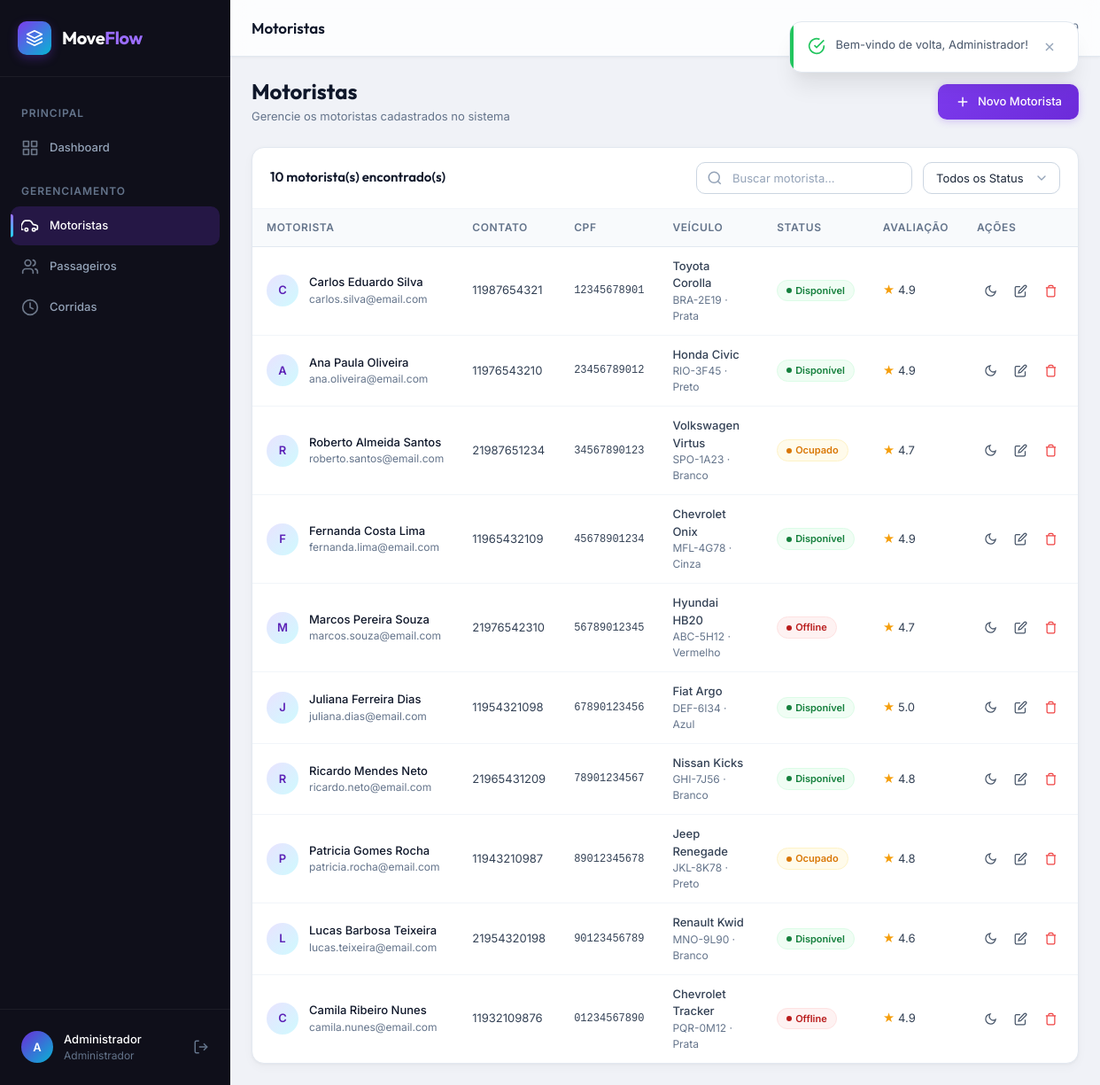
The page /public/drivers (signed in) on the database its author committed.
### tables this page shows
CREATE TABLE IF NOT EXISTS drivers (
    id INT AUTO_INCREMENT PRIMARY KEY,
    name VARCHAR(100) NOT NULL,
    email VARCHAR(150) NOT NULL UNIQUE,
    phone VARCHAR(20) NOT NULL,
    cpf VARCHAR(14) NOT NULL UNIQUE,
    cnh VARCHAR(20) NOT NULL,
    vehicle_plate VARCHAR(10) NOT NULL,
    vehicle_model VARCHAR(80) NOT NULL,
    vehicle_color VARCHAR(30) NOT NULL,
    status ENUM('available', 'busy', 'offline') NOT NULL DEFAULT 'available',
    rating DECIMAL(3,2) NOT NULL DEFAULT 5.00,
    created_at DATETIME NOT NULL DEFAULT CURRENT_TIMESTAMP,
    updated_at DATETIME NOT NULL DEFAULT CURRENT_TIMESTAMP ON UPDATE CURRENT_TIMESTAMP,
    INDEX idx_drivers_status (status),
    INDEX idx_drivers_cpf (cpf),
    INDEX idx_drivers_email (email)
);

### app/Controllers/DriverController.php (called while the page is built, shortened)
<?php
class DriverController extends Controller
{
    public function index(): void
    {
        $page = max(1, (int) ($this->input('page', 1)));
        $search = $this->input('search', '');
        $status = $this->input('status', '');
        $result = Driver::search($page, $search, $status);
        $this->view('drivers.index', [
            'pageTitle' => 'Motoristas',
            'drivers' => $result['data'],
            'pagination' => $result,
            'search' => $search,
            'status' => $status,
        ]);
    }
}

### app/Config/Routes.php (called while the page is built, shortened)
<?php
Router::dispatch();

### public/index.php (called while the page is built, shortened)
<?php
spl_autoload_register(function ($class) {
    $paths = [
        APP_PATH . '/Core/',
        APP_PATH . '/Config/',
        APP_PATH . '/Controllers/',
        APP_PATH . '/Models/',
        APP_PATH . '/Helpers/',
    ];
    foreach ($paths as $path) {
        $file = $path . $class . '.php';
        if (file_exists($file)) {
            return;
        }
    }
});
require_once APP_PATH . '/Config/Routes.php';

### app/Config/Database.php (called while the page is built, shortened)
<?php
class Database
{
    private static ?PDO $instance = null;
    public static function getInstance(): PDO
    {
        if (self::$instance === null) {
            $dsn = sprintf(
                'mysql:host=%s;port=%d;dbname=%s;charset=%s',
                self::HOST,
                self::PORT,
                self::DBNAME,
                self::CHARSET
            );
            try {
                self::$instance = new PDO($dsn, self::USERNAME, self::PASSWORD, [
                    PDO::ATTR_ERRMODE => PDO::ERRMODE_EXCEPTION,
                    PDO::ATTR_DEFAULT_FETCH_MODE => PDO::FETCH_ASSOC,
                    PDO::ATTR_EMULATE_PREPARES => false,
                    PDO::MYSQL_ATTR_INIT_COMMAND => "SET NAMES utf8mb4 COLLATE utf8mb4_unicode_ci",
                ]);
            } catch (PDOException $e) {
                error_log("Database connection failed: " . $e->getMessage());
                die('Erro de conexão com o banco de dados. Verifique as configurações.');
            }
        }
        return self::$instance;
    }
}

### app/Core/Model.php (called while the page is built, shortened)
<?php
class Model
{
    protected static string $table = '';
    protected static function db(): PDO
    {
        return Database::getInstance();
    }
    public static function paginate(int $page = 1, int $perPage = 15, string $orderBy = 'id', string $direction = 'DESC', array $conditions = [], string $search = '', array $searchFields = []): array
    {
        $direction = strtoupper($direction) === 'ASC' ? 'ASC' : 'DESC';
        $offset = ($page - 1) * $perPage;
        $params = [];
        $whereClauses = [];
        $whereSQL = !empty($whereClauses) ? ' WHERE ' . implode(' AND ', $whereClauses) : '';
        $countSQL = "SELECT COUNT(*) FROM " . static::$table . $whereSQL;
        $stmt = self::db()->prepare($countSQL);
        $stmt->execute($params);
        $total = (int) $stmt->fetchColumn();
        $sql = "SELECT * FROM " . static::$table . $whereSQL
            . " ORDER BY {$orderBy} {$direction}"
            . " LIMIT {$perPage} OFFSET {$offset}";
        $stmt = self::db()->prepare($sql);
        $stmt->execute($params);
        $records = $stmt->fetchAll(PDO::FETCH_ASSOC);
        return [
            'data' => $records,
            'total' => $total,
            'page' => $page,
            'per_page' => $perPage,
            'total_pages' => (int) ceil($total / $perPage),
        ];
    }
}

### app/Models/Driver.php (called while the page is built, shortened)
<?php
class Driver extends Model
{
    public static function search(int $page = 1, string $search = '', string $status = ''): array
    {
        $conditions = [];
        return self::paginate(
            $page,
            PER_PAGE,
            'created_at',
            'DESC',
            $conditions,
            $search,
            ['name', 'email', 'cpf', 'phone', 'vehicle_plate']
        );
    }
}

### app/Views/drivers/index.php (the view, shortened to what this page needs)
<div class="page-header">
    <div class="page-header-info">
        <h1>Motoristas</h1>
        <p>Gerencie os motoristas cadastrados no sistema</p>
    </div>
    <div class="page-header-actions">
        <a href="<?= APP_URL ?>/drivers/create" class="btn btn-primary">
            <svg width="18" height="18" viewBox="0 0 24 24" fill="none" stroke="currentColor" stroke-width="2"><line x1="12" y1="5" x2="12" y2="19"/><line x1="5" y1="12" x2="19" y2="12"/></svg>
            Novo Motorista
        </a>
    </div>
</div>
<div class="table-container" id="drivers-table">
    <div class="table-header">
        <h3><?= $pagination['total'] ?> motorista(s) encontrado(s)</h3>
        <div class="table-filters">
            <div class="form-search">
                <input type="text" class="form-control" id="driver-search" placeholder="Buscar motorista..." value="<?= htmlspecialchars($search) ?>">
            </div>
            <select class="form-control" id="driver-status-filter" style="width:auto">
                <option value="">Todos os Status</option>
            </select>
        </div>
    </div>
    <div class="table-wrapper">
        <table>
            <thead><tr>
                <th>Motorista</th><th>Contato</th><th>CPF</th><th>Veículo</th><th>Status</th><th>Avaliação</th><th>Ações</th>
            </tr></thead>
            <tbody>
            <?php if (empty($drivers)): ?>
                <tr><td colspan="7"><div class="empty-state"><div class="empty-state-icon"><svg viewBox="0 0 24 24" fill="none" stroke="currentColor" stroke-width="2"><path d="M17 21v-2a4 4 0 0 0-4-4H5a4 4 0 0 0-4 4v2"/><circle cx="9" cy="7" r="4"/></svg></div><h4>Nenhum motorista encontrado</h4><p>Cadastre um novo motorista ou ajuste os filtros de busca.</p></div></td></tr>
            <?php else: foreach ($drivers as $d): ?>
                <tr>
                    <td>
                        <div style="display:flex;align-items:center;gap:var(--space-3)">
                            <div style="width:36px;height:36px;border-radius:var(--radius-full);background:linear-gradient(135deg,var(--primary-100),var(--accent-100));display:flex;align-items:center;justify-content:center;font-weight:var(--font-semibold);color:var(--primary-700);font-size:var(--text-sm)"><?= strtoupper(substr($d['name'], 0, 1)) ?></div>
                            <div><div style="font-weight:var(--font-medium);color:var(--gray-900)"><?= htmlspecialchars($d['name']) ?></div><div style="font-size:var(--text-xs);color:var(--gray-500)"><?= htmlspecialchars($d['email']) ?></div></div>
                        </div>
                    </td>
                    <td><?= htmlspecialchars($d['phone']) ?></td>
                    <td style="font-family:var(--font-mono);font-size:var(--text-xs)"><?= htmlspecialchars($d['cpf']) ?></td>
                    <td><div style="font-weight:var(--font-medium)"><?= htmlspecialchars($d['vehicle_model']) ?></div><div style="font-size:var(--text-xs);color:var(--gray-500)"><?= htmlspecialchars($d['vehicle_plate']) ?> · <?= htmlspecialchars($d['vehicle_color']) ?></div></td>
                    <td><span class="badge badge-dot driver-status-badge <?= DRIVER_STATUS_CLASSES[$d['status']] ?? '' ?>"><span><?= DRIVER_STATUS_LABELS[$d['status']] ?? $d['status'] ?></span></span></td>
                    <td><span style="color:var(--warning-500)">★</span> <?= number_format($d['rating'] ?? 5, 1) ?></td>
                    <td>
                        <div class="table-actions">
                            <button class="btn btn-ghost btn-icon btn-sm toggle-status-btn" data-id="<?= $d['id'] ?>" title="Alternar Status"><svg width="16" height="16" viewBox="0 0 24 24" fill="none" stroke="currentColor" stroke-width="2"><path d="M21 12.79A9 9 0 1 1 11.21 3 7 7 0 0 0 21 12.79z"/></svg></button>
                            <a href="<?= APP_URL ?>/drivers/edit/<?= $d['id'] ?>" class="btn btn-ghost btn-icon btn-sm" title="Editar"><svg width="16" height="16" viewBox="0 0 24 24" fill="none" stroke="currentColor" stroke-width="2"><path d="M11 4H4a2 2 0 0 0-2 2v14a2 2 0 0 0 2 2h14a2 2 0 0 0 2-2v-7"/><path d="M18.5 2.5a2.121 2.121 0 0 1 3 3L12 15l-4 1 1-4 9.5-9.5z"/></svg></a>
                            <form method="POST" action="<?= APP_URL ?>/drivers/delete/<?= $d['id'] ?>" class="delete-form" data-name="<?= htmlspecialchars($d['name']) ?>" style="display:inline"><?= Session::csrfField() ?><button type="submit" class="btn btn-ghost btn-icon btn-sm" style="color:var(--danger-500)" title="Excluir"><svg width="16" height="16" viewBox="0 0 24 24" fill="none" stroke="currentColor" stroke-width="2"><polyline points="3 6 5 6 21 6"/><path d="M19 6v14a2 2 0 0 1-2 2H7a2 2 0 0 1-2-2V6m3 0V4a2 2 0 0 1 2-2h4a2 2 0 0 1 2 2v2"/></svg></button></form>
                        </div>
                    </td>
                </tr>
            <?php endforeach; endif; ?>
            </tbody>
        </table>
    </div>
</div>

### public/assets/css/variables.css (style rules this page uses)
:root { --primary-50: #f3f0ff; --primary-100: #e9e3ff; --primary-200: #d4c8ff; --primary-300: #b69eff; --primary-400: #9b6dff; --primary-500: #7c3aed; --primary-600: #6c2bd9; --primary-700: #5b21b6; --primary-800: #4c1d95; --primary-900: #3b1578; --accent-50: #ecfeff; --accent-100: #cffafe; --accent-200: #a5f3fc; --accent-300: #67e8f9; --accent-400: #22d3ee; --accent-500: #06b6d4; --accent-600: #0891b2; --gray-50: #f8fafc; --gray-100: #f1f5f9; --gray-200: #e2e8f0; --gray-300: #cbd5e1; --gray-400: #94a3b8; --gray-500: #64748b; --gray-600: #475569; --gray-700: #334155; --gray-800: #1e293b; --gray-900: #0f172a; --gray-950: #020617; --success-50: #f0fdf4; --success-100: #dcfce7; --success-500: #22c55e; --success-600: #16a34a; --success-700: #15803d; --warning-50: #fffbeb; --warning-100: #fef3c7; --warning-500: #f59e0b; --warning-600: #d97706; --danger-50: #fef2f2; --danger-100: #fee2e2; --danger-500: #ef4444; --danger-600: #dc2626; --danger-700: #b91c1c; --info-50: #eff6ff; --info-100: #dbeafe; --info-500: #3b82f6; --info-600: #2563eb; --sidebar-bg: #0f0f1a; --sidebar-bg-hover: rgba(124, 58, 237, 0.12); --sidebar-bg-active: rgba(124, 58, 237, 0.2); --sidebar-text: #94a3b8; --sidebar-text-active: #ffffff; --sidebar-border: rgba(255, 255, 255, 0.06); --sidebar-width: 260px; --sidebar-collapsed-width: 72px; --topbar-bg: rgba(255, 255, 255, 0.8); --topbar-height: 64px; --topbar-shadow: 0 1px 3px rgba(0, 0, 0, 0.05); --body-bg: #f0f2f7; --card-bg: #ffffff; --card-hover: #fafbff; --font-sans: 'Inter', -apple-system, BlinkMacSystemFont, 'Segoe UI', sans-serif; --font-heading: 'Outfit', var(--font-sans); --font-mono: 'JetBrains Mono', 'Fira Code', monospace; --text-xs: 0.75rem; --text-sm: 0.8125rem; --text-base: 0.875rem; --text-md: 0.9375rem; --text-lg: 1.0625rem; --text-xl: 1.25rem; --text-2xl: 1.5rem; --text-3xl: 1.875rem; --text-4xl: 2.25rem; --font-light: 300; --font-regular: 400; --font-medium: 500; --font-semibold: 600; --font-bold: 700; --leading-tight: 1.25; --leading-normal: 1.5; --leading-relaxed: 1.75; --space-1: 0.25rem; --space-2: 0.5rem; --space-3: 0.75rem; --space-4: 1rem; --space-5: 1.25rem; --space-6: 1.5rem; --space-8: 2rem; --space-10: 2.5rem; --space-12: 3rem; --space-16: 4rem; --radius-sm: 6px; --radius-md: 10px; --radius-lg: 14px; --radius-xl: 20px; --radius-2xl: 24px; --radius-full: 9999px; --shadow-xs: 0 1px 2px rgba(0, 0, 0, 0.04); --shadow-sm: 0 1px 3px rgba(0, 0, 0, 0.06), 0 1px 2px rgba(0, 0, 0, 0.04); --shadow-md: 0 4px 6px -1px rgba(0, 0, 0, 0.07), 0 2px 4px -1px rgba(0, 0, 0, 0.04); --shadow-lg: 0 10px 15px -3px rgba(0, 0, 0, 0.08), 0 4px 6px -2px rgba(0, 0, 0, 0.04); --shadow-xl: 0 20px 25px -5px rgba(0, 0, 0, 0.08), 0 10px 10px -5px rgba(0, 0, 0, 0.03); --shadow-2xl: 0 25px 50px -12px rgba(0, 0, 0, 0.15); --shadow-glow: 0 0 20px rgba(124, 58, 237, 0.15); --shadow-card: 0 1px 3px rgba(0,0,0,0.04), 0 4px 12px rgba(0,0,0,0.03); --transition-fast: 150ms cubic-bezier(0.4, 0, 0.2, 1); --transition-base: 250ms cubic-bezier(0.4, 0, 0.2, 1); --transition-slow: 350ms cubic-bezier(0.4, 0, 0.2, 1); --transition-spring: 400ms cubic-bezier(0.34, 1.56, 0.64, 1); --z-dropdown: 100; --z-sticky: 200; --z-modal-backdrop: 300; --z-modal: 400; --z-toast: 500; --z-tooltip: 600; }

### public/assets/css/base.css (style rules this page uses)
*, *::before, *::after { margin: 0; padding: 0; box-sizing: border-box; }
html { font-size: 16px; scroll-behavior: smooth; -webkit-font-smoothing: antialiased; -moz-osx-font-smoothing: grayscale; text-rendering: optimizeLegibility; }
body { font-family: var(--font-sans); font-size: var(--text-base); font-weight: var(--font-regular); line-height: var(--leading-normal); color: var(--gray-800); background-color: var(--body-bg); overflow-x: hidden; }
h1, h2, h3, h4, h5, h6 { font-family: var(--font-heading); font-weight: var(--font-semibold); line-height: var(--leading-tight); color: var(--gray-900); }
h1 { font-size: var(--text-3xl); font-weight: var(--font-bold); }
h3 { font-size: var(--text-xl); }
p { margin-bottom: var(--space-4); color: var(--gray-600); }
a { color: var(--primary-600); text-decoration: none; transition: color var(--transition-fast); }

### rows shown on the page
drivers: name "C", name "Carlos Eduardo Silva", email "carlos.silva@email.com", phone "11987654321", cpf "12345678901", vehicle_model "Toyota Corolla", vehicle_plate "BRA-2E19", vehicle_color "Prata", status "Disponível", rating "4.9"
drivers: name "A", name "Ana Paula Oliveira", email "ana.oliveira@email.com", phone "11976543210", cpf "23456789012", vehicle_model "Honda Civic", vehicle_plate "RIO-3F45", vehicle_color "Preto", status "Disponível", rating "4.9"
drivers: name "R", name "Roberto Almeida Santos", email "roberto.santos@email.com", phone "21987651234", cpf "34567890123", vehicle_model "Volkswagen Virtus", vehicle_plate "SPO-1A23", vehicle_color "Branco", status "Ocupado", rating "4.7"
drivers: name "F", name "Fernanda Costa Lima", email "fernanda.lima@email.com", phone "11965432109", cpf "45678901234", vehicle_model "Chevrolet Onix", vehicle_plate "MFL-4G78", vehicle_color "Cinza", status "Disponível", rating "4.9"
drivers: name "M", name "Marcos Pereira Souza", email "marcos.souza@email.com", phone "21976542310", cpf "56789012345", vehicle_model "Hyundai HB20", vehicle_plate "ABC-5H12", vehicle_color "Vermelho", status "Offline", rating "4.7"
drivers: name "J", name "Juliana Ferreira Dias", email "juliana.dias@email.com", phone "11954321098", cpf "67890123456", vehicle_model "Fiat Argo", vehicle_plate "DEF-6I34", vehicle_color "Azul", status "Disponível", rating "5.0"
drivers: name "R", name "Ricardo Mendes Neto", email "ricardo.neto@email.com", phone "21965431209", cpf "78901234567", vehicle_model "Nissan Kicks", vehicle_plate "GHI-7J56", vehicle_color "Branco", status "Disponível", rating "4.8"
drivers: name "P", name "Patricia Gomes Rocha", email "patricia.rocha@email.com", phone "11943210987", cpf "89012345678", vehicle_model "Jeep Renegade", vehicle_plate "JKL-8K78", vehicle_color "Preto", status "Ocupado", rating "4.8"
drivers: name "L", name "Lucas Barbosa Teixeira", email "lucas.teixeira@email.com", phone "21954320198", cpf "90123456789", vehicle_model "Renault Kwid", vehicle_plate "MNO-9L90", vehicle_color "Branco", status "Disponível", rating "4.6"
drivers: name "C", name "Camila Ribeiro Nunes", email "camila.nunes@email.com", phone "11932109876", cpf "01234567890", vehicle_model "Chevrolet Tracker", vehicle_plate "PQR-0M12", vehicle_color "Prata", status "Offline", rating "4.9"

### other values the page prints
substr($user['name'] ?? 'A', 0, 1) "A"
$user['name'] "Administrador"
$pageTitle "Motoristas"
$pagination['total'] "10"
$message "Bem-vindo de volta, Administrador!"
